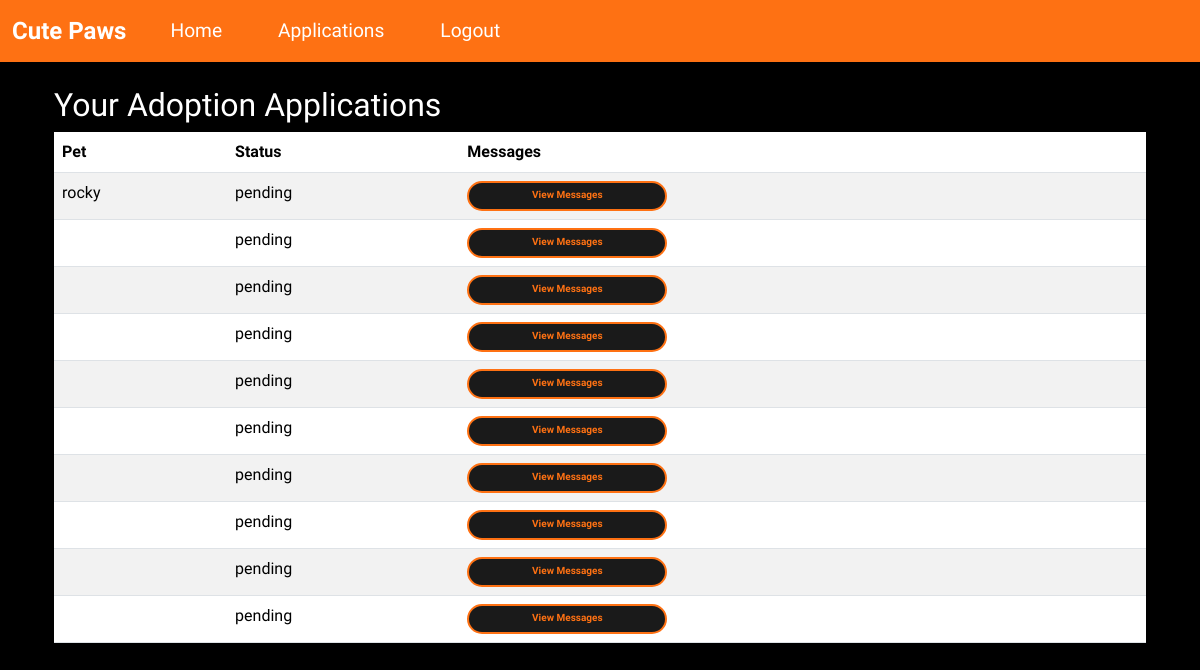
/applications (signed in), run on the app's committed database.
### wepsite/models.py (models this page shows)
class AdoptionApplication(db.Model):
    id = db.Column(db.Integer, primary_key=True)
    pet_id = db.Column(db.Integer, db.ForeignKey('pet.id'))
    user_id = db.Column(db.Integer, db.ForeignKey('user.id'))
    application_date = db.Column(db.DateTime, default=func.now())
    answers = db.Column(db.Text)
    status = db.Column(db.String(20), default='pending')
    messages = db.relationship(
        'Message',
        backref='application',
        lazy=True,
        cascade="all, delete-orphan"
    )

class Pet(db.Model):
    id             = db.Column(db.Integer, primary_key=True)
    name           = db.Column(db.String(100))
    age            = db.Column(db.Integer)
    breed          = db.Column(db.String(100))
    description    = db.Column(db.Text)
    city           = db.Column(db.String(100))  # Changed from location to city
    image_filename = db.Column(db.String(200))
    is_adopted     = db.Column(db.Boolean, default=False)
    is_deleted = db.Column(db.Boolean, default=False)
    adoption_date = db.Column(db.DateTime)
    posted_by      = db.Column(db.Integer, db.ForeignKey('user.id'))
    applications = db.relationship(
        'AdoptionApplication',
        backref="pet",
        lazy=True,
        cascade="all, delete-orphan"
    )

### wepsite/views.py (the view)
@views.route('/applications')
@login_required
def applications():
    if current_user.is_admin:
        apps = AdoptionApplication.query.order_by(AdoptionApplication.id.desc()).all()
    else:
        apps = AdoptionApplication.query.filter_by(user_id=current_user.id).order_by(AdoptionApplication.id.desc()).all()
    for app in apps:
        app.unread = Message.query.filter(
            Message.application_id == app.id,
            Message.sender_id != current_user.id,
            Message.is_read == False
        ).count()
    return render_template('applications.html', user=current_user, applications=apps)

### wepsite/templates/applications.html (shortened to what this page needs)
{% extends "base.html" %}
{% block content %}
<div class="container mt-4">
    <h2>Your Adoption Applications</h2>
    <table class="table table-striped">
        <thead>
            <tr>
                <th>Pet</th>
                <th>Status</th>
                <th>Messages</th>
            </tr>
        </thead>
        <tbody>
            {% for app in applications %}
                <tr>
                    <td>{{ app.pet.name }}</td>
                    <td>{{ app.status }}</td>
                    <td>
                        <a href="{{ url_for('views.messages', application_id=app.id) }}" class="btn btn-primary btn-sm">
                            View Messages
                        </a>
                    </td>
                </tr>
            {% endfor %}
        </tbody>
    </table>
</div>
{% endblock %}

### wepsite/templates/base.html (style rules this page uses)
body { background-color: #000000; font-family: "Saira", sans-serif; font-optical-sizing: auto; color: #fff; margin: 0; padding: 0; height: 100vh; }
.btn { border-radius: 35px; width: 200px; height: 30px; border: 2px solid #fe7113; background-color: #1a1a1a; color: #fe7113; font-size: 10px; font-weight: bold; cursor: pointer; }

### data on the page
AdoptionApplication: pet.name "rocky", status "pending"
AdoptionApplication: status "pending"
AdoptionApplication: status "pending"
AdoptionApplication: status "pending"
AdoptionApplication: status "pending"
AdoptionApplication: status "pending"
AdoptionApplication: status "pending"
AdoptionApplication: status "pending"
AdoptionApplication: status "pending"
AdoptionApplication: status "pending"
